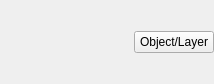
<?xml version="1.0" encoding="UTF-8"?>
<ui version="4.0">
 <class>JointLayersControl</class>
 <widget class="QWidget" name="JointLayersControl">
  <property name="geometry">
   <rect>
    <x>0</x>
    <y>0</y>
    <width>214</width>
    <height>84</height>
   </rect>
  </property>
  <property name="windowTitle">
   <string>Form</string>
  </property>
  <layout class="QVBoxLayout" name="verticalLayout">
   <property name="leftMargin">
    <number>0</number>
   </property>
   <property name="topMargin">
    <number>0</number>
   </property>
   <property name="rightMargin">
    <number>0</number>
   </property>
   <property name="bottomMargin">
    <number>0</number>
   </property>
   <item>
    <layout class="QGridLayout" name="layerGridLayout"/>
   </item>
   <item>
    <layout class="QHBoxLayout" name="horizontalLayout">
     <property name="sizeConstraint">
      <enum>QLayout::SetDefaultConstraint</enum>
     </property>
     <item>
      <spacer name="horizontalSpacer">
       <property name="orientation">
        <enum>Qt::Horizontal</enum>
       </property>
       <property name="sizeHint" stdset="0">
        <size>
         <width>40</width>
         <height>20</height>
        </size>
       </property>
      </spacer>
     </item>
     <item>
      <widget class="QPushButton" name="addLayerPushButton">
       <property name="sizePolicy">
        <sizepolicy hsizetype="Maximum" vsizetype="Maximum">
         <horstretch>0</horstretch>
         <verstretch>0</verstretch>
        </sizepolicy>
       </property>
       <property name="text">
        <string>Object/Layer</string>
       </property>
       <property name="icon">
        <iconset resource="../../resource.qrc">
         <normaloff>:/resource/icons/icon_action_add.png</normaloff>:/resource/icons/icon_action_add.png</iconset>
       </property>
      </widget>
     </item>
    </layout>
   </item>
  </layout>
 </widget>
 <tabstops>
  <tabstop>addLayerPushButton</tabstop>
 </tabstops>
 <resources>
  <include location="../../resource.qrc"/>
 </resources>
 <connections/>
</ui>
